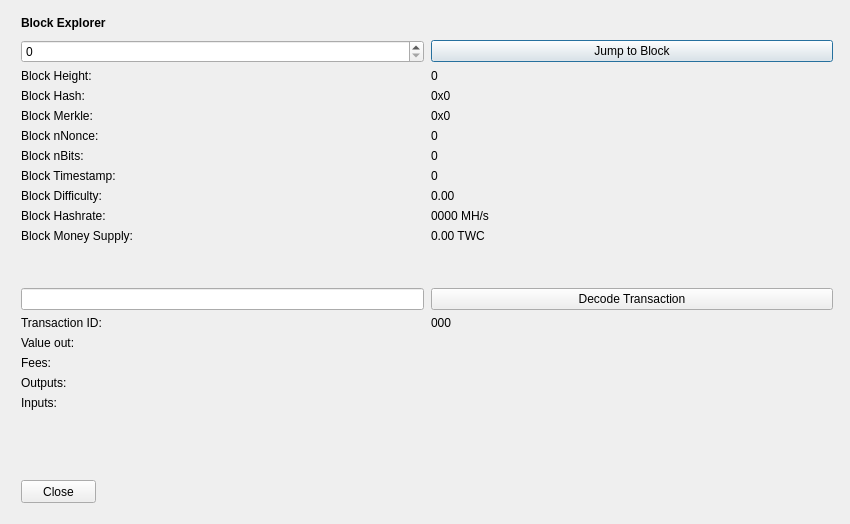
<?xml version="1.0" encoding="UTF-8"?>
<ui version="4.0">
 <class>BlockBrowser</class>
 <widget class="QDialog" name="BlockBrowser">
  <property name="windowModality">
   <enum>Qt::NonModal</enum>
  </property>
  <property name="enabled">
   <bool>true</bool>
  </property>
  <property name="geometry">
   <rect>
    <x>0</x>
    <y>0</y>
    <width>850</width>
    <height>524</height>
   </rect>
  </property>
  <property name="sizePolicy">
   <sizepolicy hsizetype="Preferred" vsizetype="Preferred">
    <horstretch>0</horstretch>
    <verstretch>0</verstretch>
   </sizepolicy>
  </property>
  <property name="minimumSize">
   <size>
    <width>0</width>
    <height>0</height>
   </size>
  </property>
  <property name="acceptDrops">
   <bool>false</bool>
  </property>
  <property name="windowTitle">
   <string>Testcoin Block Explorer</string>
  </property>
  <layout class="QGridLayout">
   <property name="sizeConstraint">
    <enum>QLayout::SetMaximumSize</enum>
   </property>
   <property name="leftMargin">
    <number>21</number>
   </property>
   <property name="topMargin">
    <number>10</number>
   </property>
   <property name="rightMargin">
    <number>10</number>
   </property>
   <item row="1" column="0">
    <widget class="QWidget" name="widget" native="true">
     <widget class="QWidget" name="layoutWidgetBE1">
      <property name="geometry">
       <rect>
        <x>0</x>
        <y>0</y>
        <width>822</width>
        <height>27</height>
       </rect>
      </property>
      <layout class="QHBoxLayout" name="horizontalLayoutBE">
       <property name="spacing">
        <number>7</number>
       </property>
       <item>
        <widget class="QLabel" name="labelBlockExplorer">
         <property name="sizePolicy">
          <sizepolicy hsizetype="Preferred" vsizetype="Maximum">
           <horstretch>0</horstretch>
           <verstretch>0</verstretch>
          </sizepolicy>
         </property>
         <property name="font">
          <font>
           <weight>75</weight>
           <bold>true</bold>
          </font>
         </property>
         <property name="styleSheet">
          <string notr="true">font-weight:bold;</string>
         </property>
         <property name="text">
          <string>Block Explorer</string>
         </property>
        </widget>
       </item>
       <item>
        <spacer name="horizontalSpacerBE">
         <property name="orientation">
          <enum>Qt::Horizontal</enum>
         </property>
         <property name="sizeHint" stdset="0">
          <size>
           <width>40</width>
           <height>20</height>
          </size>
         </property>
        </spacer>
       </item>
      </layout>
     </widget>
     <widget class="QWidget" name="layoutWidgetBE2">
      <property name="geometry">
       <rect>
        <x>0</x>
        <y>30</y>
        <width>812</width>
        <height>410</height>
       </rect>
      </property>
      <layout class="QGridLayout" name="gridLayoutBE" rowstretch="0,0,0,0,0,0,0,0,0,0,0,0,0,0,0,0,0,0,0,0" columnstretch="0,0">
       <property name="sizeConstraint">
        <enum>QLayout::SetDefaultConstraint</enum>
       </property>
       <property name="horizontalSpacing">
        <number>7</number>
       </property>
       <item row="14" column="1">
        <widget class="QLabel" name="txID">
         <property name="text">
          <string>000</string>
         </property>
         <property name="textInteractionFlags">
          <set>Qt::LinksAccessibleByMouse|Qt::TextSelectableByMouse</set>
         </property>
        </widget>
       </item>
       <item row="8" column="1">
        <widget class="QLabel" name="timeBox">
         <property name="text">
          <string>0</string>
         </property>
         <property name="textInteractionFlags">
          <set>Qt::LinksAccessibleByMouse|Qt::TextSelectableByMouse</set>
         </property>
        </widget>
       </item>
       <item row="9" column="1">
        <widget class="QLabel" name="diffBox">
         <property name="text">
          <string>0.00</string>
         </property>
         <property name="textInteractionFlags">
          <set>Qt::LinksAccessibleByMouse|Qt::TextSelectableByMouse</set>
         </property>
        </widget>
       </item>
       <item row="10" column="0">
        <widget class="QLabel" name="hashRateLabel">
         <property name="text">
          <string>Block Hashrate:</string>
         </property>
        </widget>
       </item>
       <item row="9" column="0">
        <widget class="QLabel" name="diffLabel">
         <property name="text">
          <string>Block Difficulty:</string>
         </property>
        </widget>
       </item>
       <item row="17" column="1">
        <widget class="QLabel" name="outputBox">
         <property name="text">
          <string/>
         </property>
         <property name="alignment">
          <set>Qt::AlignLeading|Qt::AlignLeft|Qt::AlignTop</set>
         </property>
         <property name="textInteractionFlags">
          <set>Qt::LinksAccessibleByMouse|Qt::TextSelectableByMouse</set>
         </property>
        </widget>
       </item>
       <item row="3" column="1">
        <widget class="QLabel" name="heightLabelBE1">
         <property name="text">
          <string>0</string>
         </property>
         <property name="textInteractionFlags">
          <set>Qt::LinksAccessibleByMouse|Qt::TextSelectableByMouse</set>
         </property>
        </widget>
       </item>
       <item row="1" column="1">
        <widget class="QPushButton" name="blockButton">
         <property name="text">
          <string>Jump to Block</string>
         </property>
        </widget>
       </item>
       <item row="3" column="0">
        <widget class="QLabel" name="heightLabelBE2">
         <property name="text">
          <string>Block Height:</string>
         </property>
        </widget>
       </item>
       <item row="7" column="0">
        <widget class="QLabel" name="bitsLabel">
         <property name="text">
          <string>Block nBits:</string>
         </property>
        </widget>
       </item>
       <item row="6" column="1">
        <widget class="QLabel" name="nonceBox">
         <property name="text">
          <string>0</string>
         </property>
         <property name="textInteractionFlags">
          <set>Qt::LinksAccessibleByMouse|Qt::TextSelectableByMouse</set>
         </property>
        </widget>
       </item>
       <item row="6" column="0">
        <widget class="QLabel" name="nonceLabel">
         <property name="text">
          <string>Block nNonce:</string>
         </property>
        </widget>
       </item>
       <item row="5" column="1">
        <widget class="QLabel" name="merkleBox">
         <property name="minimumSize">
          <size>
           <width>187</width>
           <height>0</height>
          </size>
         </property>
         <property name="text">
          <string>0x0</string>
         </property>
         <property name="textInteractionFlags">
          <set>Qt::LinksAccessibleByMouse|Qt::TextSelectableByMouse</set>
         </property>
        </widget>
       </item>
       <item row="16" column="0">
        <widget class="QLabel" name="feesLabel">
         <property name="text">
          <string>Fees:</string>
         </property>
        </widget>
       </item>
       <item row="15" column="1">
        <widget class="QLabel" name="valueBox">
         <property name="text">
          <string/>
         </property>
         <property name="textInteractionFlags">
          <set>Qt::LinksAccessibleByMouse|Qt::TextSelectableByMouse</set>
         </property>
        </widget>
       </item>
       <item row="7" column="1">
        <widget class="QLabel" name="bitsBox">
         <property name="text">
          <string>0</string>
         </property>
         <property name="textInteractionFlags">
          <set>Qt::LinksAccessibleByMouse|Qt::TextSelectableByMouse</set>
         </property>
        </widget>
       </item>
       <item row="8" column="0">
        <widget class="QLabel" name="timeLabel">
         <property name="text">
          <string>Block Timestamp:</string>
         </property>
        </widget>
       </item>
       <item row="17" column="0">
        <widget class="QLabel" name="outputLabel">
         <property name="text">
          <string>Outputs:</string>
         </property>
         <property name="alignment">
          <set>Qt::AlignLeading|Qt::AlignLeft|Qt::AlignTop</set>
         </property>
        </widget>
       </item>
       <item row="1" column="0">
        <widget class="QSpinBox" name="heightBox">
         <property name="sizePolicy">
          <sizepolicy hsizetype="Preferred" vsizetype="Fixed">
           <horstretch>0</horstretch>
           <verstretch>0</verstretch>
          </sizepolicy>
         </property>
         <property name="maximum">
          <number>99999999</number>
         </property>
        </widget>
       </item>
       <item row="4" column="0">
        <widget class="QLabel" name="hashLabel">
         <property name="text">
          <string>Block Hash:</string>
         </property>
        </widget>
       </item>
       <item row="16" column="1">
        <widget class="QLabel" name="feesBox">
         <property name="text">
          <string/>
         </property>
         <property name="textInteractionFlags">
          <set>Qt::LinksAccessibleByMouse|Qt::TextSelectableByMouse</set>
         </property>
        </widget>
       </item>
       <item row="4" column="1">
        <widget class="QLabel" name="hashBox">
         <property name="enabled">
          <bool>true</bool>
         </property>
         <property name="sizePolicy">
          <sizepolicy hsizetype="Preferred" vsizetype="Preferred">
           <horstretch>0</horstretch>
           <verstretch>0</verstretch>
          </sizepolicy>
         </property>
         <property name="minimumSize">
          <size>
           <width>0</width>
           <height>0</height>
          </size>
         </property>
         <property name="text">
          <string>0x0</string>
         </property>
         <property name="textInteractionFlags">
          <set>Qt::LinksAccessibleByMouse|Qt::TextSelectableByMouse</set>
         </property>
        </widget>
       </item>
       <item row="14" column="0">
        <widget class="QLabel" name="txLabel">
         <property name="text">
          <string>Transaction ID:</string>
         </property>
        </widget>
       </item>
       <item row="15" column="0">
        <widget class="QLabel" name="valueLabel">
         <property name="text">
          <string>Value out:</string>
         </property>
        </widget>
       </item>
       <item row="13" column="0">
        <widget class="QLineEdit" name="txBox">
         <property name="sizePolicy">
          <sizepolicy hsizetype="Preferred" vsizetype="Fixed">
           <horstretch>0</horstretch>
           <verstretch>0</verstretch>
          </sizepolicy>
         </property>
         <property name="inputMask">
          <string comment="Transaction id" extracomment="Transaction id"/>
         </property>
        </widget>
       </item>
       <item row="12" column="0">
        <spacer name="verticalSpacer_2">
         <property name="orientation">
          <enum>Qt::Vertical</enum>
         </property>
         <property name="sizeHint" stdset="0">
          <size>
           <width>20</width>
           <height>20</height>
          </size>
         </property>
        </spacer>
       </item>
       <item row="10" column="1">
        <widget class="QLabel" name="hashRateBox">
         <property name="text">
          <string>0000 MH/s</string>
         </property>
         <property name="textInteractionFlags">
          <set>Qt::LinksAccessibleByMouse|Qt::TextSelectableByMouse</set>
         </property>
        </widget>
       </item>
       <item row="19" column="0">
        <spacer name="verticalSpacer">
         <property name="orientation">
          <enum>Qt::Vertical</enum>
         </property>
         <property name="sizeHint" stdset="0">
          <size>
           <width>20</width>
           <height>40</height>
          </size>
         </property>
        </spacer>
       </item>
       <item row="13" column="1">
        <widget class="QPushButton" name="txButton">
         <property name="text">
          <string>Decode Transaction</string>
         </property>
        </widget>
       </item>
       <item row="18" column="0">
        <widget class="QLabel" name="inputLabel">
         <property name="text">
          <string>Inputs:</string>
         </property>
         <property name="alignment">
          <set>Qt::AlignLeading|Qt::AlignLeft|Qt::AlignTop</set>
         </property>
        </widget>
       </item>
       <item row="5" column="0">
        <widget class="QLabel" name="merkleLabel">
         <property name="text">
          <string>Block Merkle:</string>
         </property>
        </widget>
       </item>
       <item row="18" column="1">
        <widget class="QLabel" name="inputBox">
         <property name="text">
          <string/>
         </property>
         <property name="alignment">
          <set>Qt::AlignLeading|Qt::AlignLeft|Qt::AlignTop</set>
         </property>
         <property name="textInteractionFlags">
          <set>Qt::LinksAccessibleByMouse|Qt::TextSelectableByMouse</set>
         </property>
        </widget>
       </item>
       <item row="11" column="0">
        <widget class="QLabel" name="moneySupplyLabel">
         <property name="text">
          <string>Block Money Supply:</string>
         </property>
        </widget>
       </item>
       <item row="11" column="1">
        <widget class="QLabel" name="moneySupplyBox">
         <property name="text">
          <string>0.00 TWC</string>
         </property>
         <property name="textInteractionFlags">
          <set>Qt::LinksAccessibleByMouse|Qt::TextSelectableByMouse</set>
         </property>
        </widget>
       </item>
      </layout>
     </widget>
     <widget class="QPushButton" name="closeButton">
      <property name="geometry">
       <rect>
        <x>0</x>
        <y>470</y>
        <width>75</width>
        <height>23</height>
       </rect>
      </property>
      <property name="text">
       <string>Close</string>
      </property>
     </widget>
    </widget>
   </item>
  </layout>
 </widget>
 <resources/>
 <connections/>
</ui>
